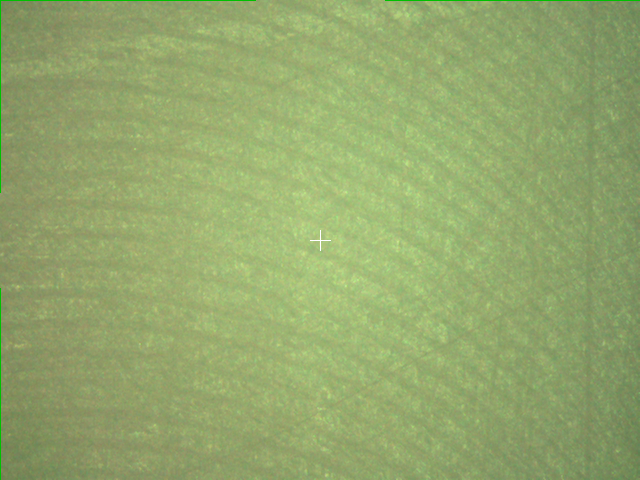
#> input picture teflon.bmp, 640 x 480 px
$ jupyter execute speck_score.ipynb
#> lines starting #> are read from the running program, lines starting #| are printed output that depends on the picture
[cell 1]
import numpy as np
import matplotlib.pyplot as plt
from PIL import Image, ImageOps
import matplotlib.colors as cls
import cv2 as cv

### There are three methods:
- [Method 1: Cut on Histogram (Easy and fast)](#Simplest-Method)
- [Method 2: Compare with base and cut on Histogram (Meh)](#Second-simplest-Method-but-needs-a-baseline)
- [Method 3: Cluster image into three sections and find the grayest pixels (Best, but may be slow)](#Best-Method)

[cell 2]
fp = ''
fnames = ['teflon.bmp', 'teflonEdge.bmp', 'teflonEpoxy.bmp', 'teflonSpecs.bmp']

[cell 3]
im0 = np.array(Image.open(fp + fnames[0]))
#> im0 is the input picture: shape (480, 640, 3); mean R, G, B 147.6, 168.2, 108.1
imf = np.array(ImageOps.flip(Image.open(fp + fnames[0])))
imr = np.array((Image.open(fp + fnames[0])).rotate(180))
im1 = np.array(Image.open(fp + fnames[1]))
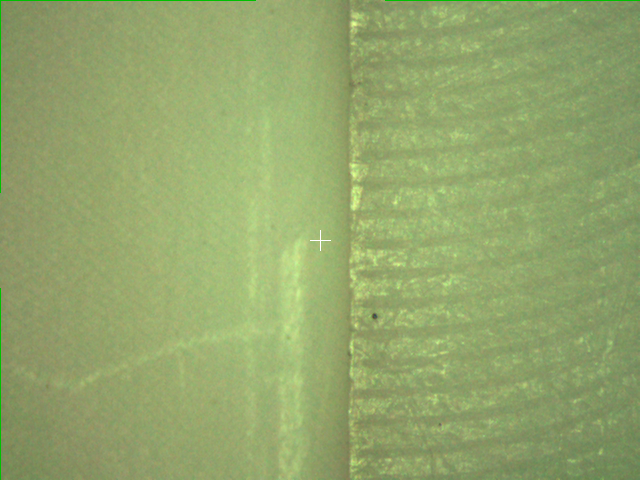
#> input picture teflonEdge.bmp, 640 x 480 px
#> im1 is the input picture: shape (480, 640, 3); mean R, G, B 147.3, 166.6, 107.6
im2 = np.array(Image.open(fp + fnames[2]))
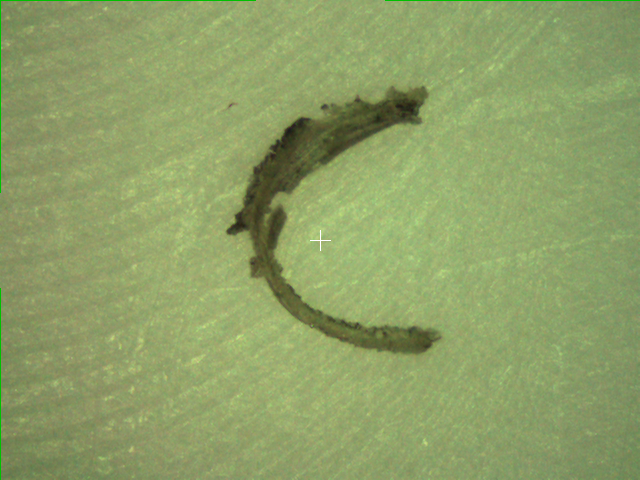
#> input picture teflonEpoxy.bmp, 640 x 480 px
#> im2 is the input picture: shape (480, 640, 3); mean R, G, B 141.9, 160.1, 102.7
im3 = np.array(Image.open(fp + fnames[3]))
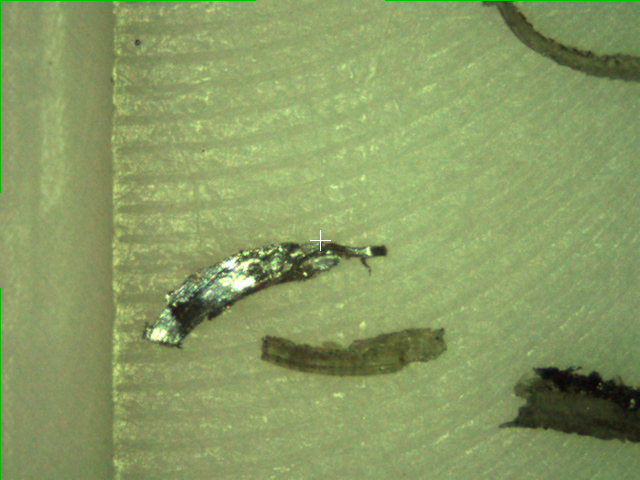
#> input picture teflonSpecs.bmp, 640 x 480 px
#> im3 is the input picture: shape (480, 640, 3); mean R, G, B 137.2, 155, 99.3
imArr = [im0, imf, imr, im1, im2, im3]
imTitle = ['im0Clean', 'im0Flip', 'im0Rotate', 'im1Edge', 'im2Epoxy', 'im3SpecsEdge']

### Convert RGB to Grayscale
- Gray values run from 0 to 255
- Divide all values by 255 such that they run from 0 to 1

[cell 4]
def rgb2gray(rgb):
    r, g, b = rgb[:,:,0], rgb[:,:,1], rgb[:,:,2]
    gray = 0.2989 * r + 0.5870 * g + 0.1140 * b
    return gray

### Images in RGB

[cell 5]
fig= plt.figure(figsize=(20,3))
axs = fig.subplots(1, 6)
for i in range(len(imArr)):
    axs[i].imshow(imArr[i], vmin = 0, vmax = 1)
    axs[i].set_title(imTitle[i])
#> this loop made 6 passes
plt.show(); plt.close()

### Images in Grayscale: Color values from DARK to LIGHT go from 0 to 1

[cell 6]
fig= plt.figure(figsize=(20,3))
axs = fig.subplots(1, 6)

for i in range(len(imArr)):
    axs[i].imshow(rgb2gray(imArr[i])/255, cmap='gray', vmin = 0, vmax = 1)
    axs[i].set_title(imTitle[i])

plt.show(); plt.close()

## Simplest Method
### Method 1: Look at non-zero bins with gray color < 0.4 and assign a score
- Find percentage of bins that have grey-color < (0.4*255=102)

[cell 7]
fig= plt.figure(figsize=(28,3))
axs = fig.subplots(1, 6)
for i, imN in enumerate(imArr):
    grayIm = (rgb2gray(imN)/255)
    c,b,k = axs[i].hist((grayIm).flatten(), color = 'gray', range=(0., 1), bins=25)
    axs[i].axvline(0.4, color='k', ls = '--')
    axs[i].set_xlabel('Gray value')
    axs[i].set_title(imTitle[i] + ': Score = ' +
                     str(np.round(  100*np.sum(c[np.where(b<0.4)[0]])/np.sum(c)   , 3))+'%')
#> this loop made 6 passes
#> pass 2, in rgb2gray (call 8), `r, g, b = rgb[:,:,0], rgb[:,:,1], rgb[:,:,2]`:
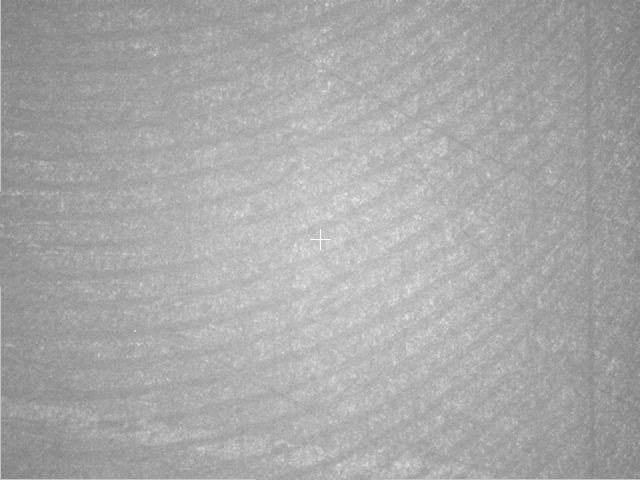
#> g: shape (480, 640); min 122, max 255, mean 168.2
axs[0].set_ylabel('Counts')
plt.show(); plt.close()

## Second-simplest Method but needs a baseline
### Method 2: Take the difference with respect to a baseline and find the percentage of bins that have gray values > 0.3
$$
\mathrm{difference} = \frac{(E_i - O_i)}{E_i}
$$

[cell 8]
fig= plt.figure(figsize=(20,6))
axs = fig.subplots(2, 6)

for i in range(len(imArr)):
    diffIm = (rgb2gray(imArr[i])-rgb2gray(imArr[0]))/rgb2gray(imArr[0])
    axs[0,i].imshow(diffIm, cmap='gray', vmin = -1, vmax = 1)
    axs[0,i].set_title('diff: '+imTitle[i])
    c,b,k = axs[1,i].hist(diffIm.flatten(), bins=25, range=(-1,1), color='gray')
    axs[1,i].axvline(-0.3, color='k', ls = '--')
    axs[1,i].set_xlabel('Gray value')
    axs[1,i].set_title('<-0.3: '+ str(np.round(100*(np.sum(c[np.where(b<-0.3)[0]])/np.sum(c)), 3))+'%' )
#> this loop made 6 passes
#> pass 2, `diffIm = (rgb2gray(imArr[i])-rgb2gray(imArr[0]))/rgb2gray(imArr[0])`:
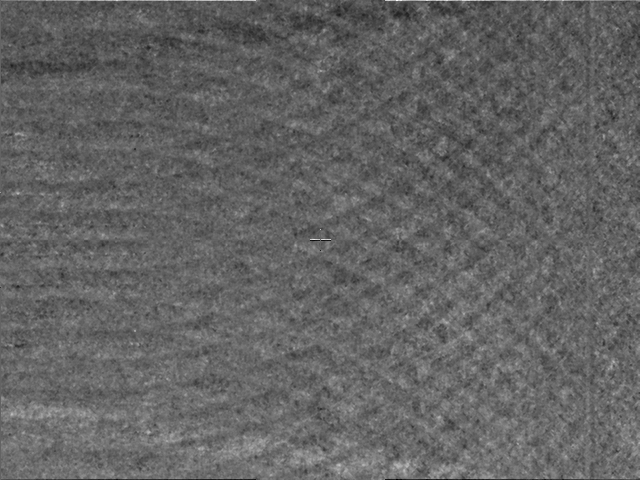
#> diffIm: shape (480, 640) float64; min -0.362, max 0.568, mean 0.00167; drawn with min black and max white
#> pass 3, in rgb2gray (call 19), `r, g, b = rgb[:,:,0], rgb[:,:,1], rgb[:,:,2]`:
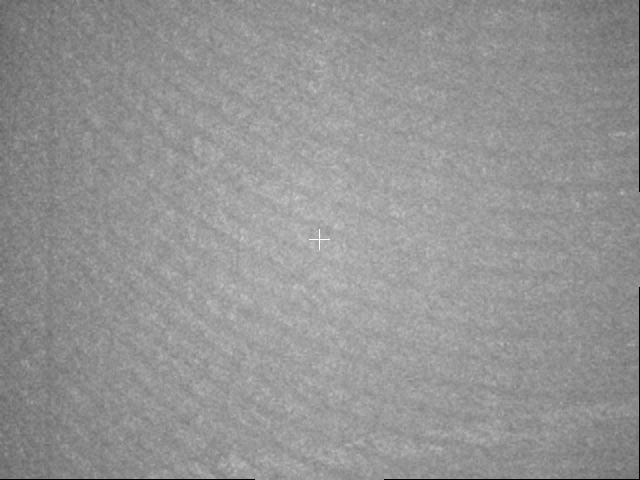
#> r: shape (480, 640); min 0, max 255, mean 147.6

axs[1,0].set_ylabel('Counts')
plt.show(); plt.close()
#> after `plt.show()`:
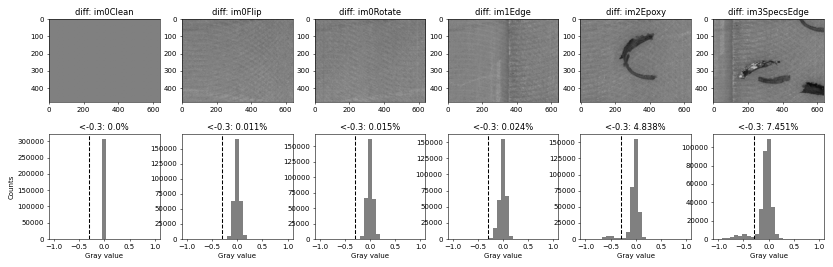
#> figure drawn by matplotlib, 12 panels; panel 7: tallest bar 307200 high, from x = -0.04 to 0.04; panel 8: tallest bar 166584 high, from x = -0.04 to 0.04; panel 9: tallest bar 161812 high, from x = -0.04 to 0.04; panel 10: tallest bar 154996 high, from x = -0.04 to 0.04

# Best Method
### Method 3: Using OpenCV K-means clustering
- https://docs.opencv.org/3.4/d1/d5c/tutorial_py_kmeans_opencv.html
- https://pypi.org/project/opencv-python/
- Cluster images into three colours
- Ideally, impurities will be clustered into the darkest color.
- Image without impurities will have two lighter colours for the grains.
- Check for percentage of pixels that have darkesr colour.
- Need to optimize epsilon for speed.

##### Image needs to be in RGB, not grayscale, for best results.

[cell 9]
def getKmeanClus(img, K=3, epsilon=1.0):
    Z = np.float32(img.reshape((-1,3)))
    ## define criteria, number of clusters(K) and apply kmeans()
    ## maximum number of iteration; maximum value of epsilon
    criteria = (cv.TERM_CRITERIA_EPS + cv.TERM_CRITERIA_MAX_ITER, 10, epsilon)
    ret,label,center=cv.kmeans(Z, K=K, bestLabels=None, criteria=criteria, attempts=10, flags=cv.KMEANS_RANDOM_CENTERS)
    # Now convert back into uint8, and make original image
    center = np.uint8(center)
    res = (center[label.flatten()]).reshape((img.shape))
    return rgb2gray(res)

[cell 10]
fig= plt.figure(figsize=(20,3))
axs = fig.subplots(1, 6)
for i in range(len(imArr)):
    clusIm = getKmeanClus(imArr[i], K=3)
    axs[i].imshow(clusIm, cmap='gray', vmin = 0, vmax = 255)
    axs[i].set_title('K=3: '+imTitle[i])
    color, count = np.unique(clusIm.flatten(), return_counts=True)
    axs[i].set_title('K=3: Dark: ' + str(np.round( 100*count[0]/np.sum(count) ,2)  )+'%'  )
#> this loop made 6 passes
#> (ret in getKmeanClus, center in getKmeanClus, color, count) on passes 1 to 6: (60771188.6, [[137, 155, 101], [158, 181, 115], [0, 192, 0]], [112.7, 143.4, 166.6], [895, 159044, 147261]), (60906320.7, [[159, 182, 115], [0, 192, 0], [138, 156, 102]], [112.7, 144.4, 167.5], [895, 165742, 140563]), (60865702.5, [[0, 192, 0], [138, 156, 102], [159, 181, 115]], [112.7, 144.4, 166.9], [895, 164735, 141570]), (63230541.6, [[139, 156, 102], [0, 192, 0], [160, 181, 116]], [112.7, 144.7, 167.3], [895, 184534, 121771]), (75266204.5, [[136, 153, 100], [153, 173, 110], [76, 92, 46]], [81.96, 141.9, 159.8], [14984, 143543, 148673]), (140878120.2, [[130, 145, 94], [152, 172, 110], [60, 74, 39]], [65.82, 134.7, 158.9], [20872, 123756, 162572])

plt.show(); plt.close()
#> after `plt.show()`:
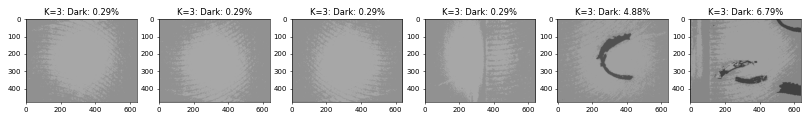
#> figure drawn by matplotlib, 6 panels

# Ignore anything below this. Just a scratchpad.

### Get mean(RGB) (or mean(Greyscale)) values and compare with baseline

[cell 11]
print('ImageType', '\t', 'avg(R)','\t','avg(G)','\t','avg(B)','\t', 'avg(RGB)','\t', 'avg(Grey)', '\n')
for i in range(len(imArr)):
    print(imTitle[i],'\t',
          np.round(np.average(imArr[i][:,:,0])/255, 5), '\t',
          np.round(np.average(imArr[i][:,:,1])/255, 5),'\t',
          np.round(np.average(imArr[i][:,:,2])/255, 5),'\t',
          np.round(np.average(imArr[i])/255, 5),'\t',
          np.round(np.average(rgb2gray(imArr[i]))/255, 5))

### Make histograms and compare with baseline

[cell 12]
fig= plt.figure(figsize=(28,3))
axs = fig.subplots(1, 6)
for i, imN in enumerate(imArr):
    diff = (rgb2gray(imN)/255)
    base = (rgb2gray(imArr[0])/255)
    c,b,k = axs[i].hist((diff).flatten(), color = 'gray', range=(0., 1), bins=25)
    c0,b0,k0 = axs[i].hist((base).flatten(), hatch = '/', fill = False, range=(0., 1), bins=25)
    axs[i].set_title(imTitle[i] + ': diff = ' + str(np.round(np.sqrt(np.average((c-c0)**2)), 5)))
    axs[i].set_xlabel('Gray value')

axs[0].set_ylabel('Counts')
plt.show(); plt.close()
#> after `plt.show()`:
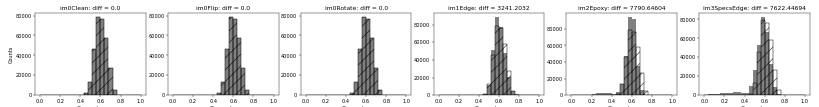
#> figure drawn by matplotlib, 6 panels; panel 1: tallest bar 78915 high, from x = 0.56 to 0.6; panel 1: tallest bar 78915 high, from x = 0.56 to 0.6; panel 2: tallest bar 78915 high, from x = 0.56 to 0.6; panel 2: tallest bar 78915 high, from x = 0.56 to 0.6

### Calculate pixel level chi-square (divided by number of pixels)
$$
\chi^2 = \sum_i \frac{(O_i - E_i)^2}{E_i}
$$
#### (Pixels are unlikely to be entirely black or white in greyscale, so there should be no divide-by-zero issues)

[cell 13]
def chisqr(arr, arr0):
    return np.sum(np.square(arr-arr0)/arr0) /np.product(np.shape(arr0))

[cell 14]
fig= plt.figure(figsize=(20,3))
axs = fig.subplots(1, 6)

for i in range(len(imArr)):
    tempIm = np.square( rgb2gray(imArr[i]) - rgb2gray(imArr[0])) /(rgb2gray(imArr[0]))
    print(np.max(tempIm))
    axs[i].imshow(tempIm, cmap='gray', vmin = 0, vmax = 255)
    axs[i].set_title(imTitle[i]+': $\chi^2$ = '+  str(np.round(chisqr(rgb2gray(imArr[i]),rgb2gray(imArr[0])),3))   )

plt.show(); plt.close()
#> after `plt.show()`:
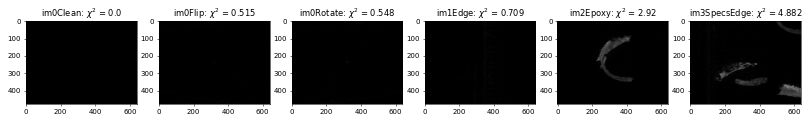
#> figure drawn by matplotlib, 6 panels
